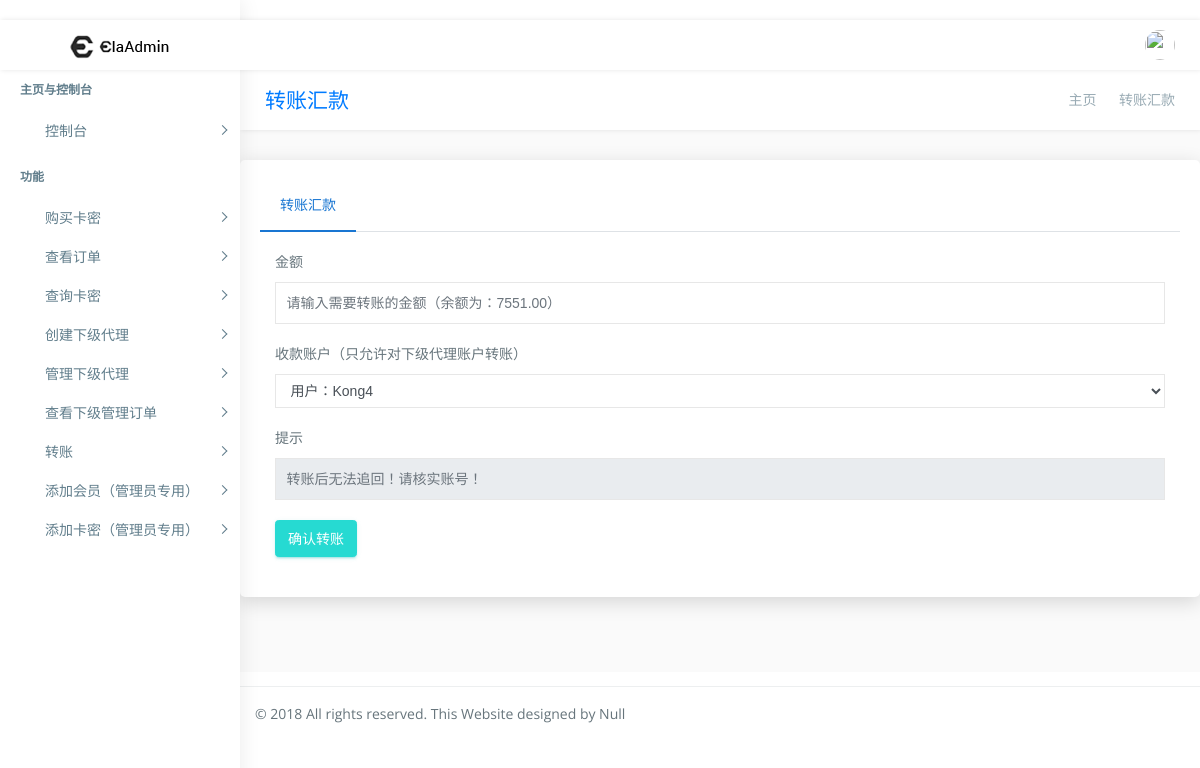
The app's page /transfer/ (signed in), older data.
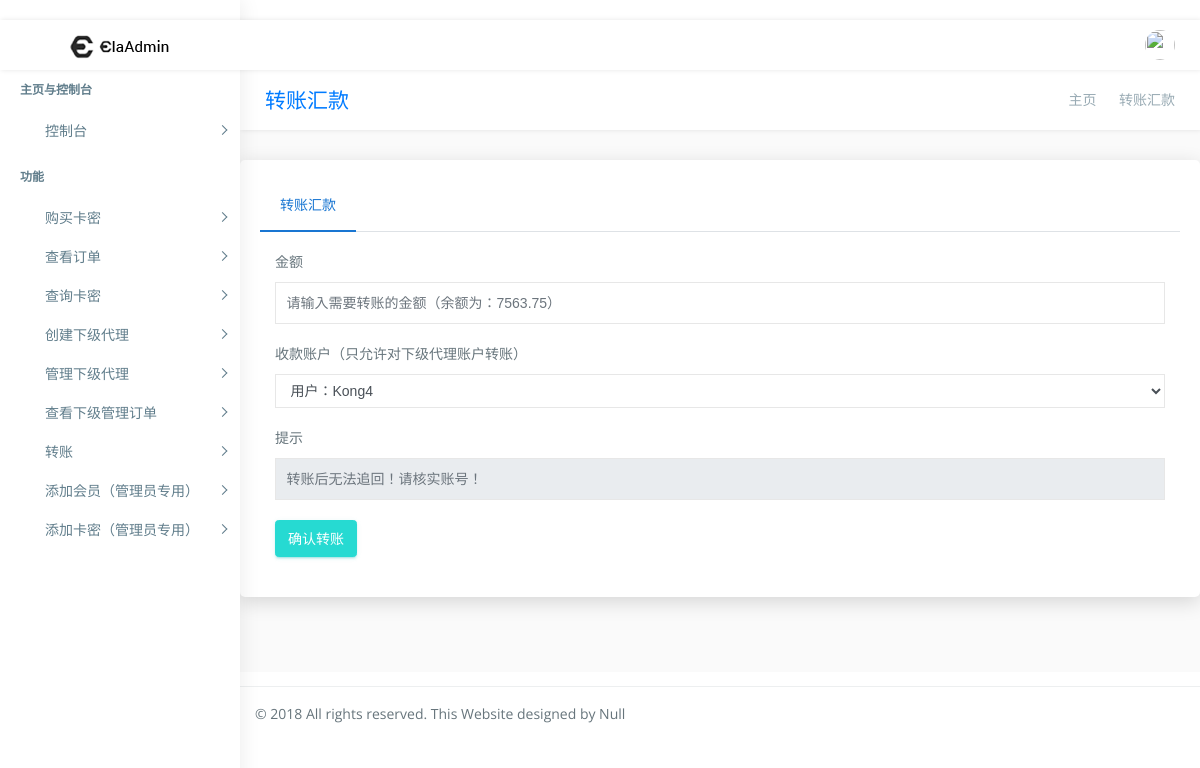
The same page, newer data.
### main_app/models.py (models this page shows)
class Others_info(models.Model): #用户信息
    user = models.OneToOneField(User)
    balance = models.DecimalField(max_digits=8,decimal_places=2,verbose_name="用户余额",default=0.00)
    ad = models.CharField(verbose_name="代理广告",max_length=30,default= get1_Code())
    TOKEN = models.CharField(verbose_name="API密链",max_length=15,default=get1_Code())
    level = models.PositiveIntegerField(verbose_name="等级",default=1)
    up_proxy = models.PositiveIntegerField(verbose_name="上级（默认为0，代表没有上级）",default=0)

### main_app/views/web/base_web.py (the view, shortened to what this page needs)
# urls.py: url(r'^transfer/$',transfer,name='transfer'), #转账
@login_required
def transfer(request):
    if request.method == "GET":
        user = get_proxy_account(username=request.user.username)
        down_account_list = Others_info.objects.all()
        context = {"down_account_list":down_account_list,"balance":user[1].balance}
        return render(request,"transfer.html",context)

### main_app/views/web/base_web.py (called while the page is built, shortened)
def get_proxy_account(TOKEN=None,username=None,pk_id = None):
    if TOKEN != None:
        try:
            user_others_info = Others_info.objects.get(TOKEN=TOKEN)
            return [user_others_info.user,user_others_info]
        except:
            return False
    elif username != None:
        try:
            user_object = User.objects.get_by_natural_key(username=username)
            user_others_info = Others_info.objects.get(user=user_object)
            return [user_object,user_others_info]
        except:
            return False

### templates/transfer.html (shortened to what this page needs)
{% extends "base.html" %}
{% load staticfiles %}
{% block wrapper %}
        <div class="page-wrapper">
            <div class="row page-titles">
                <div class="col-md-5 align-self-center">
                    <h3 class="text-primary">转账汇款</h3> </div>
                <div class="col-md-7 align-self-center">
                    <ol class="breadcrumb">
                        <li class="breadcrumb-item"><a href="{% url "index" %}">主页</a></li>
                        <li class="breadcrumb-item active">转账汇款</li>
                    </ol>
                </div>
            </div>
                        <div class="card">
                            <ul class="nav nav-tabs profile-tab" role="tablist">
                                <li class="nav-item"> <a class="nav-link active" data-toggle="tab" href="#home" role="tab">转账汇款</a> </li>
                            </ul>
                            <div class="tab-content">
                                <div class="tab-pane active" id="home" role="tabpanel">
                                    <div class="card-body">
                                        <form class="form-horizontal form-material" action="{% url "transfer" %}" method="post">
                                            <div class="form-group">
                                                <br>
                                                <label class="col-md-12">金额</label>
                                                <div class="col-md-12">
                                                    <input type="text" placeholder="请输入需要转账的金额（余额为：{{ balance }}）" class="form-control form-control-line" name="money" >
                                                </div>
                                            </div>
                                            <div class="form-group">
                                                <label class="col-md-12">收款账户（只允许对下级代理账户转账）</label>
                                                <div class="col-md-12">
                                                <select class="form-control" name="account">
                                                    {% if down_account_list %}
                                                        {% for i in down_account_list %}
                                                        <option value="{{ i.user.id }}">用户：{{ i.user.username }}</option>
                                                        {% endfor %}
                                                    {% else %}
                                                        <option value="0">你暂无下级账户，无法转账</option>
                                                    {% endif %}
                                                </select>
                                                </div>
                                            </div>
                                            <div class="form-group">
                                                <label for="example-email" class="col-md-12">提示</label>
                                                <div class="col-md-12">
                                                    <input type="text" placeholder="转账后无法追回！请核实账号！" class="form-control form-control-line" disabled="disabled" >
                                                </div>
                                            </div>
                                            <div class="form-group">
                                                <div class="col-sm-12">
                                                    <button class="btn btn-success">确认转账</button>
                                                </div>
                                            </div>
                                        </form>
                                    </div>
                                </div>
                            </div>
                        </div>
                    </div>
                </div>
{% endblock wrapper %}

Row changes from the older to the newer data that the page shows:
changed Others_info: money "请输入需要转账的金额（余额为：7551.00）" → "请输入需要转账的金额（余额为：7563.75）"
